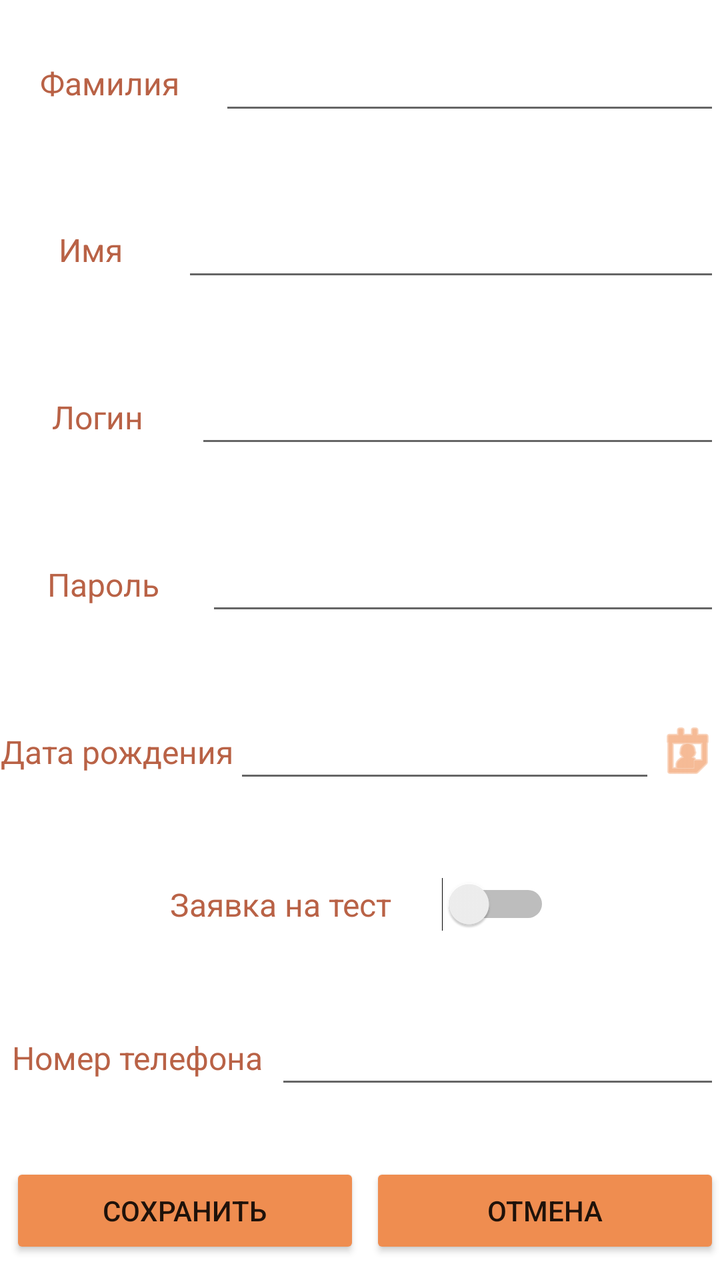
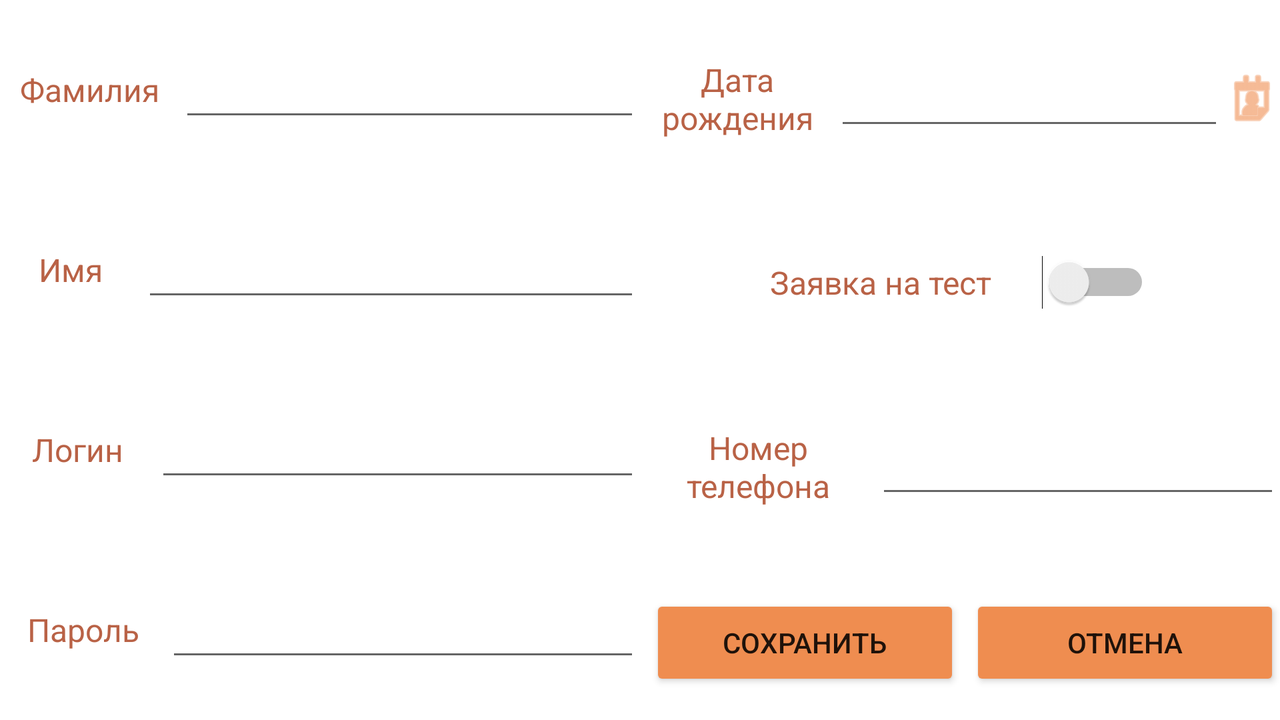

Compare how this app lays out the same screen by default and in its alternative resource folder. The renders come first, then the two layout files and the values they reference.
<!-- AndroidManifest.xml: application theme Theme.Coursework -->
<!-- res/layout/fragment_managementprofile.xml -->
<?xml version="1.0" encoding="utf-8"?>
<androidx.constraintlayout.widget.ConstraintLayout xmlns:android="http://schemas.android.com/apk/res/android"
    xmlns:app="http://schemas.android.com/apk/res-auto"
    android:layout_width="match_parent"
    android:layout_height="match_parent">

    <LinearLayout
        android:layout_width="match_parent"
        android:layout_height="match_parent"
        android:orientation="vertical">

        <LinearLayout
            android:layout_width="match_parent"
            android:layout_height="wrap_content"
            android:layout_weight="2"
            android:orientation="horizontal">

            <TextView
                android:id="@+id/textViewF_Name"
                android:layout_width="wrap_content"
                android:layout_height="wrap_content"
                android:layout_gravity="center"
                android:layout_weight="1"
                android:gravity="center"
                android:text="@string/textViewF_Name"
                android:textColor="@color/textViewColor"
                android:textSize="16sp" />

            <EditText
                android:id="@+id/editTextF_Name"
                android:layout_width="wrap_content"
                android:layout_height="wrap_content"
                android:layout_gravity="center"
                android:layout_weight="1"
                android:ems="10"
                android:inputType="textPersonName"
                android:textColor="@color/textViewColor" />
        </LinearLayout>

        <LinearLayout
            android:layout_width="match_parent"
            android:layout_height="wrap_content"
            android:layout_weight="2"
            android:orientation="horizontal">

            <TextView
                android:id="@+id/textViewL_Name"
                android:layout_width="wrap_content"
                android:layout_height="wrap_content"
                android:layout_gravity="center"
                android:layout_weight="1"
                android:gravity="center"
                android:text="@string/textViewL_Name"
                android:textColor="@color/textViewColor"
                android:textSize="16sp" />

            <EditText
                android:id="@+id/editTextL_Name"
                android:layout_width="wrap_content"
                android:layout_height="wrap_content"
                android:layout_gravity="center"
                android:layout_weight="1"
                android:ems="10"
                android:inputType="textPersonName"
                android:textColor="@color/textViewColor" />
        </LinearLayout>

        <LinearLayout
            android:layout_width="match_parent"
            android:layout_height="wrap_content"
            android:layout_weight="2"
            android:orientation="horizontal">

            <TextView
                android:id="@+id/textViewLogin"
                android:layout_width="wrap_content"
                android:layout_height="wrap_content"
                android:layout_gravity="center"
                android:layout_weight="1"
                android:gravity="center"
                android:text="@string/textViewLogin"
                android:textColor="@color/textViewColor"
                android:textSize="16sp" />

            <EditText
                android:id="@+id/editTextLogin"
                android:layout_width="wrap_content"
                android:layout_height="wrap_content"
                android:layout_gravity="center"
                android:layout_weight="1"
                android:ems="10"
                android:inputType="textPersonName"
                android:textColor="@color/textViewColor" />

        </LinearLayout>

        <LinearLayout
            android:layout_width="match_parent"
            android:layout_height="wrap_content"
            android:layout_weight="2"
            android:orientation="horizontal">

            <TextView
                android:id="@+id/textViewPassword"
                android:layout_width="wrap_content"
                android:layout_height="wrap_content"
                android:layout_gravity="center"
                android:layout_weight="1"
                android:gravity="center"
                android:text="@string/textViewPassword"
                android:textColor="@color/textViewColor"
                android:textSize="16sp" />

            <EditText
                android:id="@+id/editTextPassword"
                android:layout_width="wrap_content"
                android:layout_height="wrap_content"
                android:layout_gravity="center"
                android:layout_weight="1"
                android:ems="10"
                android:inputType="textPassword"
                android:textColor="@color/textViewColor" />


        </LinearLayout>

        <LinearLayout
            android:layout_width="match_parent"
            android:layout_height="wrap_content"
            android:layout_weight="2"
            android:orientation="horizontal">

            <TextView
                android:id="@+id/textViewBirthdate"
                android:layout_width="wrap_content"
                android:layout_height="wrap_content"
                android:layout_gravity="center"
                android:layout_weight="1"
                android:gravity="center"
                android:text="@string/textViewBirthdate"
                android:textColor="@color/textViewColor"
                android:textSize="16sp" />

            <EditText
                android:id="@+id/editTextDate"
                android:layout_width="wrap_content"
                android:layout_height="wrap_content"
                android:layout_gravity="center"
                android:layout_weight="0.8"
                android:ems="10"
                android:inputType="text|date"
                android:textColor="@color/textViewColor" />

            <ImageButton
                android:id="@+id/buttonDate"
                android:layout_width="wrap_content"
                android:layout_height="wrap_content"
                android:layout_gravity="center"
                android:layout_weight="0.2"
                android:background="@android:drawable/ic_menu_my_calendar"
                app:backgroundTint="@color/buttonColor" />
        </LinearLayout>

        <LinearLayout
            android:layout_width="match_parent"
            android:layout_height="wrap_content"
            android:layout_weight="2"
            android:gravity="center"
            android:orientation="horizontal">

            <Switch
                android:id="@+id/toggleButton"
                android:layout_width="wrap_content"
                android:layout_height="wrap_content"
                android:layout_gravity="center"
                android:ems="10"
                android:text="@string/textViewTestRequest"
                android:textColor="@color/textViewColor"
                android:textSize="16sp" />
        </LinearLayout>

        <LinearLayout
            android:layout_width="match_parent"
            android:layout_height="wrap_content"
            android:layout_weight="2"
            android:orientation="horizontal">

            <TextView
                android:id="@+id/textViewPhoneNumber"
                android:layout_width="wrap_content"
                android:layout_height="wrap_content"
                android:layout_gravity="center"
                android:layout_weight="1"
                android:gravity="center"
                android:text="@string/textViewPhoneNumber"
                android:textColor="@color/textViewColor"
                android:textSize="16sp" />

            <EditText
                android:id="@+id/editTextPhone"
                android:layout_width="wrap_content"
                android:layout_height="wrap_content"
                android:layout_gravity="center"
                android:layout_weight="1"
                android:ems="10"
                android:inputType="phone"
                android:textColor="@color/textViewColor" />

        </LinearLayout>

        <LinearLayout
            android:layout_width="match_parent"
            android:layout_height="wrap_content"
            android:layout_weight="1"
            android:orientation="horizontal">

            <Button
                android:id="@+id/buttonSave"
                android:layout_width="match_parent"
                android:layout_height="wrap_content"
                android:layout_gravity="center"
                android:layout_marginLeft="5dp"
                android:layout_weight="1"
                android:text="@string/buttonSave"
                app:backgroundTint="@color/buttonColor" />

            <Button
                android:id="@+id/buttonCancel"
                android:layout_width="match_parent"
                android:layout_height="wrap_content"
                android:layout_gravity="center"
                android:layout_marginLeft="5dp"
                android:layout_weight="1"
                android:text="@string/buttonCancel"
                app:backgroundTint="@color/buttonColor" />

        </LinearLayout>


    </LinearLayout>
</androidx.constraintlayout.widget.ConstraintLayout>
<!-- resources referenced by this layout -->
<resources>
  <color name="buttonColor">#ef8d50</color>
  <color name="textViewColor">#b96246</color>
  <string name="buttonCancel">Отмена</string>
  <string name="buttonSave">Сохранить</string>
  <string name="textViewBirthdate">Дата рождения</string>
  <string name="textViewF_Name">Фамилия</string>
  <string name="textViewL_Name">Имя</string>
  <string name="textViewLogin">Логин</string>
  <string name="textViewPassword">Пароль</string>
  <string name="textViewPhoneNumber">Номер телефона</string>
  <string name="textViewTestRequest">Заявка на тест</string>
  <style name="Theme.Coursework" parent="Theme.MaterialComponents.DayNight.DarkActionBar">
          
          <item name="colorPrimary">@color/buttonColor</item>
          <item name="colorPrimaryVariant">@color/textViewColor</item>
          <item name="colorOnPrimary">@color/white</item>
          
          <item name="colorSecondary">@color/hoverColor</item>
          <item name="colorSecondaryVariant">@color/buttonColor</item>
          <item name="colorOnSecondary">@color/black</item>
          
          <item name="android:statusBarColor" tools:targetApi="l">?attr/colorPrimaryVariant</item>
          
      </style>
  <color name="white">#FFFFFFFF</color>
  <color name="hoverColor">#efc684</color>
  <color name="black">#FF000000</color>
</resources>
<!-- res/layout-land/fragment_managementprofile.xml (the author's variant of the layout above) -->
<!-- drawn on the phone turned sideways -->
<?xml version="1.0" encoding="utf-8"?>
<androidx.constraintlayout.widget.ConstraintLayout xmlns:android="http://schemas.android.com/apk/res/android"
    android:layout_width="match_parent"
    android:layout_height="match_parent"
    xmlns:app="http://schemas.android.com/apk/res-auto">

    <LinearLayout
        android:layout_width="match_parent"
        android:layout_height="match_parent"
        android:orientation="horizontal">

        <LinearLayout
            android:layout_width="match_parent"
            android:layout_height="match_parent"
            android:layout_weight="1"
            android:orientation="vertical">

            <LinearLayout
                android:layout_width="match_parent"
                android:layout_height="wrap_content"
                android:layout_weight="2"
                android:orientation="horizontal">

                <TextView
                    android:id="@+id/textViewF_Name"
                    android:layout_width="wrap_content"
                    android:layout_height="wrap_content"
                    android:layout_gravity="center"
                    android:layout_weight="1"
                    android:gravity="center"
                    android:text="@string/textViewF_Name"
                    android:textColor="@color/textViewColor"
                    android:textSize="16sp" />

                <EditText
                    android:id="@+id/editTextF_Name"
                    android:layout_width="wrap_content"
                    android:layout_height="wrap_content"
                    android:layout_gravity="center"
                    android:layout_weight="1"
                    android:ems="10"
                    android:inputType="textPersonName"
                    android:textColor="@color/textViewColor" />
            </LinearLayout>

            <LinearLayout
                android:layout_width="match_parent"
                android:layout_height="wrap_content"
                android:layout_weight="2"
                android:orientation="horizontal">

                <TextView
                    android:id="@+id/textViewL_Name"
                    android:layout_width="wrap_content"
                    android:layout_height="wrap_content"
                    android:layout_gravity="center"
                    android:layout_weight="1"
                    android:gravity="center"
                    android:text="@string/textViewL_Name"
                    android:textColor="@color/textViewColor"
                    android:textSize="16sp" />

                <EditText
                    android:id="@+id/editTextL_Name"
                    android:layout_width="wrap_content"
                    android:layout_height="wrap_content"
                    android:layout_gravity="center"
                    android:layout_weight="1"
                    android:ems="10"
                    android:inputType="textPersonName"
                    android:textColor="@color/textViewColor" />
            </LinearLayout>

            <LinearLayout
                android:layout_width="match_parent"
                android:layout_height="wrap_content"
                android:layout_weight="2"
                android:orientation="horizontal">

                <TextView
                    android:id="@+id/textViewLogin"
                    android:layout_width="wrap_content"
                    android:layout_height="wrap_content"
                    android:layout_gravity="center"
                    android:layout_weight="1"
                    android:gravity="center"
                    android:text="@string/textViewLogin"
                    android:textColor="@color/textViewColor"
                    android:textSize="16sp" />

                <EditText
                    android:id="@+id/editTextLogin"
                    android:layout_width="wrap_content"
                    android:layout_height="wrap_content"
                    android:layout_gravity="center"
                    android:layout_weight="1"
                    android:ems="10"
                    android:inputType="textPersonName"
                    android:textColor="@color/textViewColor" />

            </LinearLayout>

            <LinearLayout
                android:layout_width="match_parent"
                android:layout_height="wrap_content"
                android:layout_weight="2"
                android:orientation="horizontal">

                <TextView
                    android:id="@+id/textViewPassword"
                    android:layout_width="wrap_content"
                    android:layout_height="wrap_content"
                    android:layout_gravity="center"
                    android:layout_weight="1"
                    android:gravity="center"
                    android:text="@string/textViewPassword"
                    android:textColor="@color/textViewColor"
                    android:textSize="16sp" />

                <EditText
                    android:id="@+id/editTextPassword"
                    android:layout_width="wrap_content"
                    android:layout_height="wrap_content"
                    android:layout_gravity="center"
                    android:layout_weight="1"
                    android:ems="10"
                    android:inputType="textPassword"
                    android:textColor="@color/textViewColor" />


            </LinearLayout>


        </LinearLayout>

        <LinearLayout
            android:layout_width="match_parent"
            android:layout_height="match_parent"
            android:layout_weight="1"
            android:orientation="vertical">

            <LinearLayout
                android:layout_width="match_parent"
                android:layout_height="wrap_content"
                android:layout_weight="2"
                android:orientation="horizontal">

                <TextView
                    android:id="@+id/textViewBirthdate"
                    android:layout_width="wrap_content"
                    android:layout_height="wrap_content"
                    android:layout_gravity="center"
                    android:layout_weight="1"
                    android:gravity="center"
                    android:text="@string/textViewBirthdate"
                    android:textColor="@color/textViewColor"
                    android:textSize="16sp" />

                <EditText
                    android:id="@+id/editTextDate"
                    android:layout_width="wrap_content"
                    android:layout_height="wrap_content"
                    android:layout_gravity="center"
                    android:layout_weight="0.8"
                    android:ems="10"
                    android:inputType="text|date"
                    android:textColor="@color/textViewColor" />

                <ImageButton
                    android:id="@+id/buttonDate"
                    android:layout_width="wrap_content"
                    android:layout_height="wrap_content"
                    android:layout_gravity="center"
                    android:layout_weight="0.2"
                    android:background="@android:drawable/ic_menu_my_calendar"
                    app:backgroundTint="@color/buttonColor" />
            </LinearLayout>

            <LinearLayout
                android:layout_width="match_parent"
                android:layout_height="wrap_content"
                android:layout_weight="2"
                android:gravity="center"
                android:orientation="horizontal">

                <Switch
                    android:id="@+id/toggleButton"
                    android:layout_width="wrap_content"
                    android:layout_height="wrap_content"
                    android:layout_gravity="center"
                    android:ems="10"
                    android:text="@string/textViewTestRequest"
                    android:textColor="@color/textViewColor"
                    android:textSize="16sp" />
            </LinearLayout>

            <LinearLayout
                android:layout_width="match_parent"
                android:layout_height="wrap_content"
                android:layout_weight="2"
                android:orientation="horizontal">

                <TextView
                    android:id="@+id/textViewPhoneNumber"
                    android:layout_width="wrap_content"
                    android:layout_height="wrap_content"
                    android:layout_gravity="center"
                    android:layout_weight="1"
                    android:gravity="center"
                    android:text="@string/textViewPhoneNumber"
                    android:textColor="@color/textViewColor"
                    android:textSize="16sp" />

                <EditText
                    android:id="@+id/editTextPhone"
                    android:layout_width="wrap_content"
                    android:layout_height="wrap_content"
                    android:layout_gravity="center"
                    android:layout_weight="1"
                    android:ems="10"
                    android:inputType="phone"
                    android:textColor="@color/textViewColor" />

            </LinearLayout>

            <LinearLayout
                android:layout_width="match_parent"
                android:layout_height="wrap_content"
                android:layout_weight="1"
                android:orientation="horizontal">

                <Button
                    android:id="@+id/buttonSave"
                    android:layout_width="match_parent"
                    android:layout_height="wrap_content"
                    android:layout_gravity="center"
                    android:layout_marginLeft="5dp"
                    android:layout_weight="1"
                    android:text="@string/buttonSave"
                    app:backgroundTint="@color/buttonColor" />

                <Button
                    android:id="@+id/buttonCancel"
                    android:layout_width="match_parent"
                    android:layout_height="wrap_content"
                    android:layout_gravity="center"
                    android:layout_marginLeft="5dp"
                    android:layout_weight="1"
                    android:text="@string/buttonCancel"
                    app:backgroundTint="@color/buttonColor" />

            </LinearLayout>
        </LinearLayout>

    </LinearLayout>

</androidx.constraintlayout.widget.ConstraintLayout>
